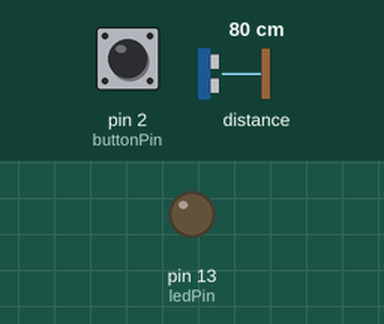
Simulated run of this sketch. Board: Arduino Uno, built with avr-gcc and run on an emulated ATmega328P. Shown: output pins drawn as LEDs (lit = HIGH). Wiring (inferred from the names in the program): SRF02/SRF08 range finder at I2C address 0x70; SRF02/SRF08 range finder at I2C address 0x71. The inputs (shaded band) are chosen by the test bench; at power-on: pin 2 (buttonPin) LOW, distance to the obstacle 80 cm. What the sketch prints to the serial monitor is not drawn.

Above: at 1.2 s.
1.3 s: pin 2 (buttonPin) pulled HIGH for 0.15 s
At 1.4 s:
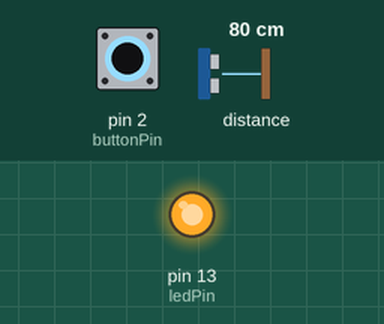
3.0 s: pin 2 (buttonPin) pulled HIGH for 1 s
At 4.7 s:
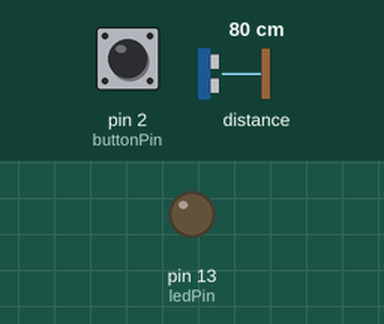
5.5 s: pin 2 (buttonPin) pulled HIGH for 3.2 s
At 5.9 s:
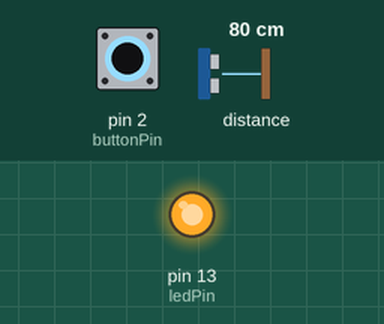
Timing chart, 0 to 10.2 s (numbered marks = the images above; inputs shaded):
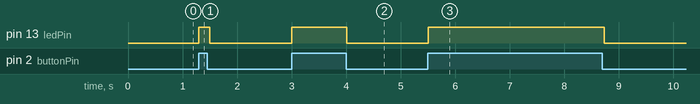

Measured:
- after the input at 1.3 s, pin 13 (ledPin): LOW → HIGH at once, → LOW 0.20 s later
- after the input at 3.0 s, pin 13 (ledPin): LOW → HIGH at once, → LOW 1.0 s later
- after the input at 5.5 s, pin 13 (ledPin): LOW → HIGH at once, → LOW 3.2 s later

The sketch:

sonarChangeAddress.ino
```cpp
#include <Wire.h>

const byte SensorAddress1 = 0x70;
const byte SensorAddress2 = 0x71;

const byte  RangeCommand = 0x51;

//These are the two commands that need to be sent in sequence to change the sensor address
const byte  ChangeAddressCommand1 = 0xAA;
const byte  ChangeAddressCommand2 = 0xA5;

// set pin numbers:
const int buttonPin = 2; // the number of the pushbutton pin
const int ledPin =  13; // the number of the LED pin

bool isMeasuring = false;
bool isChanged = false;

void setup()
{
  // initialize the LED pin as an output:
  pinMode(ledPin, OUTPUT);
  // initialize the pushbutton pin as an input:
  pinMode(buttonPin, INPUT);
   //Open serial connection at 9600 baud
  Serial.begin(9600);
  //Initiate Wire library for I2C communications with the I2CXL-MaxSonar-EZ
  Wire.begin();
}

void loop()
{
  int buttonState = digitalRead(buttonPin);


  if( buttonState == HIGH ) {
    if( !isChanged ) {
      changeAddress( SensorAddress1, SensorAddress2 );
      Serial.print( "Change sensor address done.\r\n" );
      isChanged = true;
    }

    digitalWrite(ledPin, HIGH); // turn LED on
    isMeasuring = true;
    takeRangeReading(SensorAddress2);
    delay(100); //Wait for sensor to finish
    word range = requestRange(SensorAddress2); //Get the range from the sensor

    Serial.print(range);
    Serial.print("; ");
  } else {
    if( isMeasuring ) {
      Serial.print("\r\n");
      isMeasuring = false;
    }
    // turn LED off:
    digitalWrite(ledPin, LOW);
    delay(100);
  }
}

//Commands the sensor to take a range reading
void takeRangeReading( byte sensorAddress )
{
  Wire.beginTransmission(sensorAddress); //Start addressing
  Wire.write(RangeCommand); //send range command
  Wire.endTransmission(); //Stop and do something else now
}

//Returns the last range that the sensor determined in its last ranging cycle in centimeters. Returns 0 if there is no communication.
word requestRange( byte sensorAddress )
{
  Wire.requestFrom(sensorAddress, byte(2));
  if(Wire.available() >= 2){ //Sensor responded with the two bytes
    byte HighByte = Wire.read(); //Read the high byte back
    byte LowByte = Wire.read(); //Read the low byte back
    word range = word(HighByte, LowByte); //Make a 16-bit word out of the two bytes for the range
    return range;
  } else {
    return word(0); //Else nothing was received, return 0
  }
}

void changeAddress( byte oldAddress, byte newAddress ){
  Wire.beginTransmission(oldAddress);
  Wire.write(ChangeAddressCommand1); //Send first change address command
  Wire.write(ChangeAddressCommand2); //Send second change address command
  byte eightBitAddress = newAddress << 1;
  Wire.write(eightBitAddress); //Send the new address to change to
  Wire.endTransmission();
}
```
